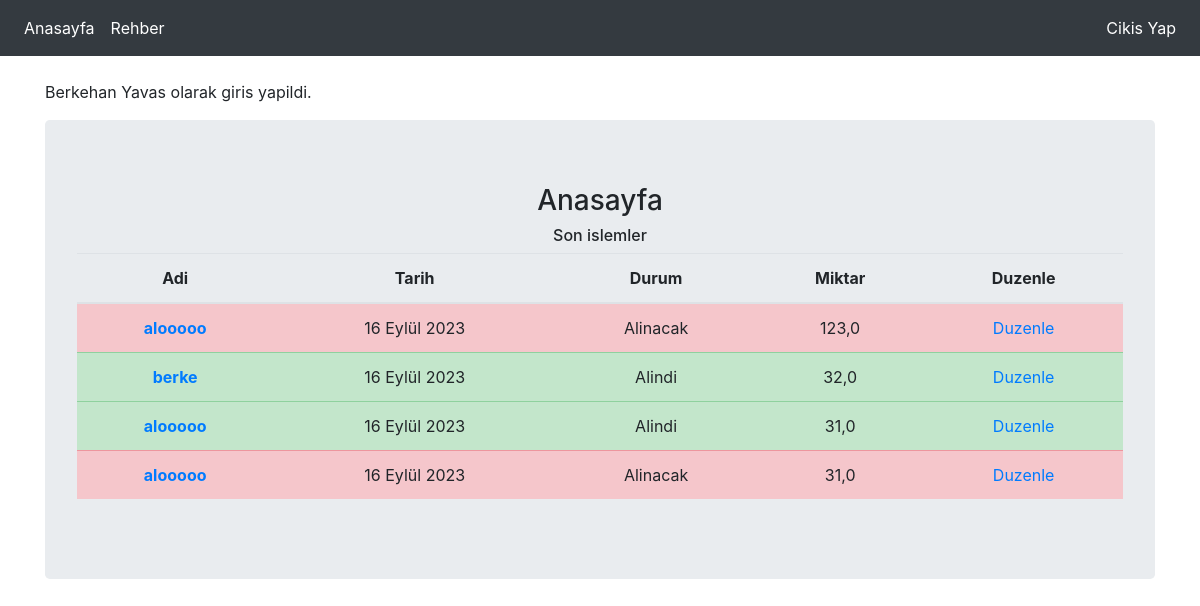
The app's page / (signed in) with its own data.
### hesap/models.py (models this page shows, shortened)
class Hareket(models.Model):
    yazar = models.ForeignKey('auth.User',on_delete=models.CASCADE)
    hedef = models.ForeignKey(Kisi,on_delete=models.CASCADE)
    miktar = models.FloatField(verbose_name='Miktar')
    SECENEK = (
        ('Alindi','Alindi'),
        ('Alinacak','Alinacak')
    )
    durum = models.CharField(max_length=50,choices=SECENEK,default=SECENEK[1],verbose_name='Durum')
    aciklama = RichTextField(blank=True,null=True)
    tarih = models.DateField(verbose_name='Tarih',blank=True,null=True)

### rehber/models.py (models this page shows)
class Kisi(models.Model):
    yazar = models.ForeignKey('auth.User',on_delete=models.CASCADE)
    isim = models.CharField(max_length=30)
    tel1 = models.CharField(max_length=444,blank=True,null=True)
    tel2 = models.CharField(max_length=444,blank=True,null=True)
    adres = RichTextField(blank=True,null=True)
    notlar = RichTextField(blank=True,null=True)
    def __str__(self):
        return self.isim

### veresy/views.py (the view)
# urls.py: path('',views.index, name='rehberindex'),
def index(request):
    if not request.user.is_authenticated:
        messages.warning(request,'Giris yapmadan bu sayfayi goremezsiniz.')
        return redirect('/user/login')
    hareketler = reversed(Hareket.objects.filter(yazar = request.user))
    context = {
        'sayfaadi': 'Anasayfa',
        'hareketler': hareketler
    }
    return render(request,'index.html',context)

### templates/index.html (shortened to what this page needs)
{% extends 'layout.html' %}
{% block body %}
<div class='container'>
    <div class='jumbotron text-center'>
        <h3>Anasayfa</h3>
        <h6>Son islemler</h6>
<table class="table table-hover">
    <thead>
        <tr>
        <th scope="col">Adi</th>
        <th scope="col">Tarih</th>
        <th scope="col">Durum</th>
        <th scope="col">Miktar</th>
        <th scope="col">Duzenle</th>
        </tr>
    </thead>
    <tbody>
    {% for hareket in hareketler %}
    {% if hareket.durum == 'Alindi' %}
        <tr class="table-success">
    {% else %}
        <tr class="table-danger">
    {% endif %}
        <th scope="row"><a href="/rehber/kisi/{{hareket.hedef.id}}">{{hareket.hedef}}</a></th>
        <td>{{hareket.tarih}}</td>
        <td>{{hareket.durum}}</td>
        <td>{{hareket.miktar}}</td>
                <td><a href='/hesap/duzenle/{{hareket.id}}'>Duzenle</a></td>
        </tr>
    {% endfor %}
    </tbody>
    </table>
    </div>
</div>
{% endblock body %}

### templates/layout.html (shortened to what this page needs)
<!DOCTYPE html>
{% load static %}
<html lang="tr">
<head>
    <link rel="stylesheet" href="{% static 'css/bootstrap.min.css' %}">
</head>
<body>
    {% include 'includes/navbar.html' %}
    <br>
    <div class='container-fluid'>
        {% if request.user.is_authenticated %}
            <div class='container'>
                <p>
                    {{request.user.first_name}} {{request.user.last_name}} olarak giris yapildi.
                </p>
            </div>
        {% else %}
            <div class='container'>
                <p>
                    Giris yapilmamis.
                </p>
            </div>
        {% endif %}
        {% block body %}
        {% endblock body %}
    </div>
</body>
</html>

### records on screen
Hareket: hedef "alooooo", tarih "16 Eylül 2023", durum "Alinacak", miktar "123,0"
Hareket: hedef "berke", tarih "16 Eylül 2023", durum "Alindi", miktar "32,0"
Hareket: hedef "alooooo", tarih "16 Eylül 2023", durum "Alindi", miktar "31,0"
Hareket: hedef "alooooo", tarih "16 Eylül 2023", durum "Alinacak", miktar "31,0"

### other values on screen
{{ request.user.first_name }} "Berkehan"
{{ request.user.last_name }} "Yavas"
